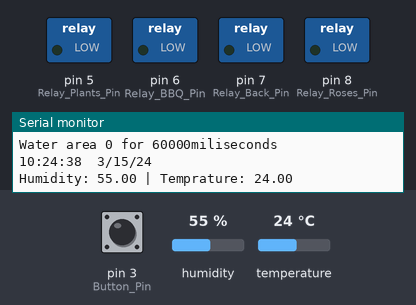
A sketch run on a simulated Arduino Uno, built with avr-gcc and run on an emulated ATmega328P. On the bench: switched loads named in the sketch (green lamp = pin HIGH), the last lines printed to the serial monitor. Wiring (inferred from the names in the program): DS1307 clock at I2C address 0x68. Inputs (shaded band) come from the test bench; at power-on: pin 3 (Button_Pin) HIGH, humidity 55 %, temperature 24 °C. The local clock reads 2024-03-15 10:24:30 at power-on unless the sketch sets it.

Above: at 10.8 s.
10.9 s: pin 3 (Button_Pin) pulled LOW for 3 s
At 24.13 s:
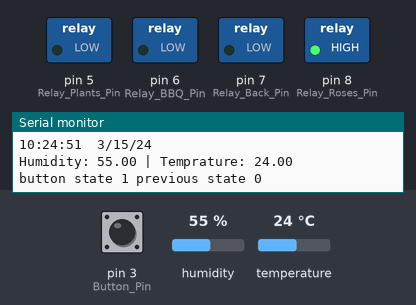
Timing chart, 0 to 25.7 s (numbered marks = the images above; inputs shaded):
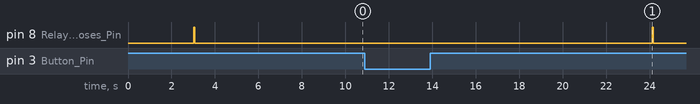

The sketch:

Sprinkler_Automation_system.ino
```cpp
// (licence header left out)
#include "DHT.h"
#include "Wire.h"

// define device and pin numbers
#define Temperature_Pin 2
#define Button_Pin 3
#define Relay_Roses_Pin  8
#define Relay_Back_Pin 7
#define Relay_BBQ_Pin 6
#define Relay_Plants_Pin 5
#define RTC_ADDRESS 0x68

//initialize temperature sensor
DHT dht(Temperature_Pin, DHT11);

//RTC global variables
byte second, minute, hour, dayOfWeek, dayOfMonth, month, year;

// button state
int PrevButtonState;

//debug mode
boolean DebugMode = true;

//release water in test mode
boolean TestRelease = false;

//set default state to true
boolean IrrigationDay = true;

// set default button state
int ButtonState;

// Function to set the currnt time, change the second&minute&hour to the right time
void SetDateDs1307(byte second, byte minute, byte hour, byte dayOfWeek, byte dayOfMonth, byte month, byte year) {
  Wire.beginTransmission(RTC_ADDRESS);
  Wire.write(DecToBcd(0));
  Wire.write(DecToBcd(second));    // 0 to bit 7 starts the clock
  Wire.write(DecToBcd(minute));
  Wire.write(DecToBcd(hour));      // If you want 12 hour am/pm you need to set
                                  // bit 6 (also need to change readDateDs1307)
  Wire.write(DecToBcd(dayOfWeek));
  Wire.write(DecToBcd(dayOfMonth));
  Wire.write(DecToBcd(month));
  Wire.write(DecToBcd(year));
  Wire.endTransmission();
}

void setup () {
  Serial.begin(9600);

  //set pin device mode
  pinMode(Relay_Roses_Pin, OUTPUT);
  pinMode(Relay_Back_Pin, OUTPUT);
  pinMode(Relay_BBQ_Pin, OUTPUT);
  pinMode(Relay_Plants_Pin, OUTPUT);
  pinMode(Button_Pin, INPUT);

  // initialize HDT sensor
  if (DebugMode)
    Serial.println("Temperature init");
  dht.begin();

  // initialize RTC
  Wire.begin();

  //initialize RTC date and time
  //+setDateDs1307(00, 36, 21, 5, 3, 7, 15);
}

// Convert normal decimal numbers to binary coded decimal
byte DecToBcd(byte val) {
  return ( (val/10*16) + (val%10) );
}

// Convert binary coded decimal to normal decimal numbers
byte BcdToDec(byte val) {
  return ( (val/16*10) + (val%16) );
}

void SetDebugMode(boolean value) {
  DebugMode = value;
}

// Function to gets the date and time from the ds1307 and prints result
void GetDateDs1307() {
  // Reset the register pointer
  Wire.beginTransmission(RTC_ADDRESS);
  Wire.write(DecToBcd(0));
  Wire.endTransmission();
  Wire.requestFrom(RTC_ADDRESS, 7);

  second     = BcdToDec(Wire.read() & 0x7f);
  minute     = BcdToDec(Wire.read());
  hour       = BcdToDec(Wire.read() & 0x3f);  // Need to change this if 12 hour am/pm
  dayOfWeek  = BcdToDec(Wire.read());
  dayOfMonth = BcdToDec(Wire.read());
  month      = BcdToDec(Wire.read());
  year       = BcdToDec(Wire.read());

  if (DebugMode) {
    //write the time and date
    Serial.print(hour, DEC);
    Serial.print(":");
    Serial.print(minute, DEC);
    Serial.print(":");
    Serial.print(second, DEC);
    Serial.print("  ");
    Serial.print(month, DEC);
    Serial.print("/");
    Serial.print(dayOfMonth, DEC);
    Serial.print("/");
    Serial.print(year,DEC);
    Serial.print("  ");
    Serial.println();
  }
}

void ButtonPressed (boolean btn_state) {
  if (btn_state) {
    if (DebugMode)
      Serial.println("Button pressed.");

	// release water on area 1
    digitalWrite(Relay_Roses_Pin, HIGH);
    digitalWrite(Relay_Back_Pin, LOW);
    digitalWrite(Relay_BBQ_Pin, LOW);
    digitalWrite(Relay_Plants_Pin, LOW);
  }
  else
    WaterArea(0,1);
}

void WaterArea (int area, unsigned long time) {
  unsigned long water_time = 0;

  // Water the corresponding area
  if (TestRelease)
    water_time = time * 1000;
  else
    water_time = time * 60*1000;

  if (DebugMode) {
    Serial.print("Water area ");
    Serial.print(area);
    Serial.print(" for ");
    Serial.print(water_time);
    Serial.println("miliseconds");
  }

  switch (area) {
    case 0:
      digitalWrite(Relay_Roses_Pin, LOW);
      digitalWrite(Relay_Back_Pin, LOW);
      digitalWrite(Relay_BBQ_Pin, LOW);
      digitalWrite(Relay_Plants_Pin, LOW);
      delay(5000);
      break;
    case 1:
      digitalWrite(Relay_Roses_Pin, HIGH);
      delay(water_time);
      digitalWrite(Relay_Roses_Pin, LOW);
      break;
    case 2:
      digitalWrite(Relay_Back_Pin, HIGH);
      delay(water_time);
      digitalWrite(Relay_Back_Pin, LOW);
      break;
    case 3:
      digitalWrite(Relay_BBQ_Pin, HIGH);
      delay(water_time);
      digitalWrite(Relay_BBQ_Pin, LOW);
      break;
    case 4:
      digitalWrite(Relay_Plants_Pin, HIGH);
      delay(water_time);
      digitalWrite(Relay_Plants_Pin, LOW);
      break;
    default:
      digitalWrite(Relay_Roses_Pin, LOW);
      digitalWrite(Relay_Back_Pin, LOW);
      digitalWrite(Relay_BBQ_Pin, LOW);
      digitalWrite(Relay_Plants_Pin, LOW);
      break;
  }
}

float  GetHumidity() {
  // wait before read
  delay(2000);

  return dht.readHumidity();
}

float  GetTemperature() {
  return dht.readTemperature();
}

void loop() {
  float humidity, temperature;

  GetDateDs1307();

  humidity = GetHumidity();
  temperature = GetTemperature();

  if (isnan(humidity) || isnan(temperature)) {
    if (DebugMode)
      Serial.println("Temperature read failed");
  }
  else {
    if (DebugMode) {
      Serial.print("Humidity: ");
      Serial.print(humidity);
      Serial.print(" | Temprature: ");
      Serial.println(temperature);
    }
  }

  //read button state
  delay(1000);
  ButtonState = digitalRead(Button_Pin);

  if (DebugMode) {
    Serial.print("button state ");
    Serial.print(ButtonState);
    Serial.print(" previous state ");
    Serial.println(PrevButtonState);
  }

  // check for the button status
  if (ButtonState != PrevButtonState) {
    if (ButtonState == HIGH)
      ButtonPressed(true);
    else
      ButtonPressed(false);
  }

  // set the previous button state
  PrevButtonState = ButtonState;

  //check for irrigation time
  if (hour == 03 && minute == 00) {
    if (DebugMode) {
      Serial.print("Time to water ");
      Serial.println(IrrigationDay);
    }

    if (IrrigationDay) {
      // disable irrigation tomorrow
      IrrigationDay = false;

      if (DebugMode)
        Serial.print("Irrigation time today.");

      if (DebugMode) {
        Serial.println("Irrigation mode debug.");
        WaterArea (1,1);
        WaterArea (2,1);
        WaterArea (3,1);
        WaterArea (4,1);
        delay (5000);
      }
      else {
        WaterArea (2,4);
        delay(2000);
        WaterArea (3,7);
        delay(2000);
        WaterArea (4,7);
        delay(2000);
        WaterArea (1,15);
        delay(2000);
      }
    }
    else {
      IrrigationDay = true; // enable irrigation tomorrow
      if (DebugMode)
        Serial.println("Irrigation time tomorrow.");
    }
  }
  else
  {
    if (DebugMode)
      Serial.println("Not yet time to water.");
    WaterArea (0,1);
  }
}
```

Measured:
- after the input at 10.9 s, pin 8 (Relay_Roses_Pin): LOW → HIGH after 13.2 s, → LOW 0.05 s later
